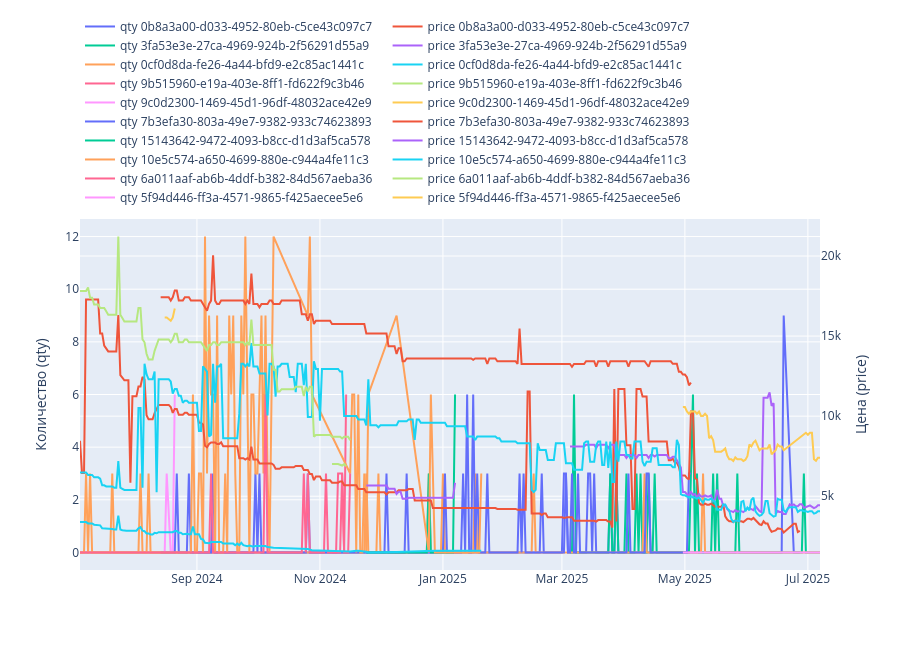

The cell this chart's notebook holds for it:
### Markdown cell above
**Что видно?**

1. **Сильная нулевая инфляция**

   Большая часть наблюдений по `qty` равна нулю. Простая модель, часто выдающая 0, даст неплохую MAE, но по взвешенной wMAE (вес 7 для положительных продаж) она будет слабее — ошибки на днях с реальными продажами будут чувствительными.

2. **Дискретные шипы**

   Положительные продажи выглядят как небольшие целые значения (например, 3, 6, 9, 12). Возможно, это связано с упаковкой/партией — стоит учесть округление до кратностей при постобработке прогнозов.

3. **По nm_id — тяжёлый хвост**

   По суммарным продажам по товарам видно, что большинство артикулов дают мало продаж, а небольшое число хитов даёт основную часть объёма. Это говорит в пользу моделей, учитывающих разные классы товаров по активности.

### Code cell
import plotly.graph_objects as go

fig = go.Figure()

rng = np.random.default_rng(42)
unique_ids = train['nm_id'].dropna().unique()
k = min(10, len(unique_ids))
random_ids = rng.choice(unique_ids, size=k, replace=False)

for nm in random_ids:
    df = train[train['nm_id'] == nm].sort_values('dt')

    # левая ось
    fig.add_trace(
        go.Scatter(
            x=df['dt'], y=df['qty'],
            mode='lines',
            name=f'qty {nm}',
            yaxis='y1',
        )
    )

    # правая ось
    fig.add_trace(
        go.Scatter(
            x=df['dt'], y=df['price'],
            mode='lines',
            name=f'price {nm}',
            yaxis='y2',
        )
    )

fig.update_layout(
    yaxis=dict(title='Количество (qty)'),
    yaxis2=dict(title='Цена (price)', overlaying='y', side='right'),
    legend=dict(orientation='h', yanchor='bottom', y=1.02, xanchor='left', x=0),
    height=650,
)

fig.show()
